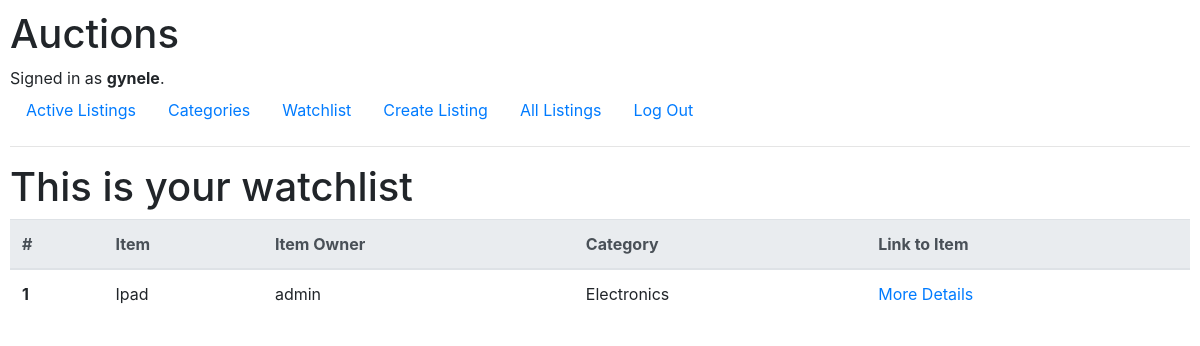
/view_watchlist (signed in), run on the app's committed database.
### auctions/models.py (models this page shows, shortened)
class User(AbstractUser):
    def __str__(self):
        return f"{self.username}"

class Auction(models.Model):
    item_name = models.CharField(max_length=64)
    item_category = models.ForeignKey(Category, on_delete=models.PROTECT, db_column="category")
    item_owner = models.ForeignKey(User, on_delete=models.CASCADE)
    item_image_url = models.URLField(max_length=256)
    item_starting_bid = models.DecimalField(max_digits=9, decimal_places=2)
    item_description = models.CharField(max_length=255)
    item_is_active = models.BooleanField(default=True)
    users_watching = models.ManyToManyField(User, blank=True, related_name='watching') # Call by (User obj).watching.all()

class Category(models.Model):
    category = models.CharField(max_length=64)
    def __str__(self):
        return f"{self.category}"

### auctions/views.py (the view)
# urls.py: path("view_watchlist", views.view_watchlist, name='view_watchlist'),
@login_required(login_url='/login')
def view_watchlist(request):
    if request.method == 'GET':
        username = request.user.username
        this_user = User.objects.get(username=username)
        items_user_watching = Auction.objects.filter(users_watching = this_user)
        return render(request, "auctions/view_watchlist.html", {
            "listings": items_user_watching
        })

### auctions/templates/auctions/view_watchlist.html
{% extends "auctions/layout.html" %}
{% block body %}
    <h1>This is your watchlist</h1>
      <table class="table">
        <thead class="thead-light">
          <tr>
            <th scope="col">#</th>
            <th scope="col">Item</th>
            <th scope="col">Item Owner</th>
            <th scope="col">Category</th>
            <th scope="col">Link to Item </th>
          </tr>
        </thead>
        <tbody>
            {% for listing in listings %}
            <tr>
                <th scope="row">{{ forloop.counter }}</th>
                <td>{{ listing.item_name }}</td>
                <td>{{ listing.item_owner }}</td>
                <td>{{ listing.item_category }}</td>
                <td><a href="{% url 'show_listing' listing.id %}">More Details</a></td>
              </tr>
            {% empty %}
            There are no listings in your watchlist at the moment.
            {% endfor %}
{% endblock %}

### auctions/templates/auctions/layout.html (shortened to what this page needs)
{% load static %}
<!DOCTYPE html>
<html lang="en">
    <head>
        <link rel="stylesheet" href="https://stackpath.bootstrapcdn.com/bootstrap/4.4.1/css/bootstrap.min.css">
        <link href="{% static 'auctions/styles.css' %}" rel="stylesheet">
    </head>
    <body>
        <h1>Auctions</h1>
        <div>
            {% if user.is_authenticated %}
                Signed in as <strong>{{ user.username }}</strong>.
            {% else %}
                Not signed in.
            {% endif %}
        </div>
        <ul class="nav">
            <li class="nav-item">
                <a class="nav-link" href="{% url 'index' %}">Active Listings</a>
            </li>
            {% if user.is_authenticated %}
				<li class="nav-item">
					<a class="nav-link" href="">Categories</a>
				</li>
				<li class="nav-item">
					<a class="nav-link" href="{% url 'view_watchlist' %}">Watchlist</a>
				</li>
				<li class="nav-item">
					<a class="nav-link" href="{% url 'create_listing' %}">Create Listing</a>
				</li>
                <li class="nav-item">
					<a class="nav-link" href="{% url 'view_all_listings' %}">All Listings</a>
				</li>
                <li class="nav-item">
                    <a class="nav-link" href="{% url 'logout' %}">Log Out</a>
                </li>
            {% endif %}
        </ul>
        <hr>
        {% block body %}
        {% endblock %}
    </body>
</html>

### auctions/static/auctions/styles.css (style rules this page uses)
body { padding: 10px; }

### data on the page
User: username "gynele"
Auction: item_name "Ipad", item_owner "admin", item_category "Electronics"
